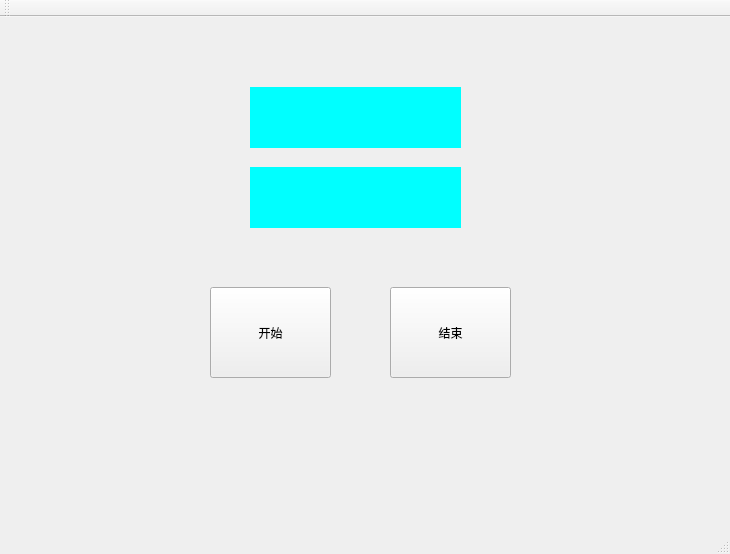
<?xml version="1.0" encoding="UTF-8"?>
<ui version="4.0">
 <class>MainWindow</class>
 <widget class="QMainWindow" name="MainWindow">
  <property name="geometry">
   <rect>
    <x>0</x>
    <y>0</y>
    <width>730</width>
    <height>554</height>
   </rect>
  </property>
  <property name="windowTitle">
   <string>MainWindow</string>
  </property>
  <widget class="QWidget" name="centralWidget">
   <widget class="QLabel" name="list_label">
    <property name="geometry">
     <rect>
      <x>250</x>
      <y>70</y>
      <width>211</width>
      <height>61</height>
     </rect>
    </property>
    <property name="styleSheet">
     <string notr="true">background-color: rgb(0, 255, 255);</string>
    </property>
    <property name="text">
     <string/>
    </property>
   </widget>
   <widget class="QLabel" name="show_label_2">
    <property name="geometry">
     <rect>
      <x>250</x>
      <y>150</y>
      <width>211</width>
      <height>61</height>
     </rect>
    </property>
    <property name="styleSheet">
     <string notr="true">background-color: rgb(0, 255, 255);</string>
    </property>
    <property name="text">
     <string/>
    </property>
   </widget>
   <widget class="QPushButton" name="startBtn">
    <property name="geometry">
     <rect>
      <x>210</x>
      <y>270</y>
      <width>121</width>
      <height>91</height>
     </rect>
    </property>
    <property name="text">
     <string>开始</string>
    </property>
   </widget>
   <widget class="QPushButton" name="stopBtn">
    <property name="geometry">
     <rect>
      <x>390</x>
      <y>270</y>
      <width>121</width>
      <height>91</height>
     </rect>
    </property>
    <property name="text">
     <string>结束</string>
    </property>
   </widget>
  </widget>
  <widget class="QMenuBar" name="menuBar">
   <property name="geometry">
    <rect>
     <x>0</x>
     <y>0</y>
     <width>730</width>
     <height>26</height>
    </rect>
   </property>
  </widget>
  <widget class="QToolBar" name="mainToolBar">
   <attribute name="toolBarArea">
    <enum>TopToolBarArea</enum>
   </attribute>
   <attribute name="toolBarBreak">
    <bool>false</bool>
   </attribute>
  </widget>
  <widget class="QStatusBar" name="statusBar"/>
 </widget>
 <layoutdefault spacing="6" margin="11"/>
 <resources/>
 <connections/>
</ui>
